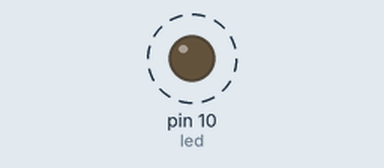
Bench run of a sketch on a simulated Arduino Uno, built with avr-gcc and run on an emulated ATmega328P. Shown: output pins drawn as LEDs (lit = HIGH). Dashed ring = blinking. What the sketch prints to the serial monitor is not drawn.

Above: at 0.5 s.
Timing chart, 0 to 4.7 s (numbered marks = the images above):
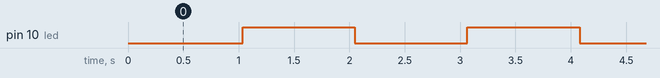

The sketch:

testmillis.ino
```cpp
int timecho = 1000;
unsigned long hientai=0;
unsigned long thoigian;
 int led=10;
void setup() {
  // put your setup code here, to run once:
  Serial.begin(9600);
  pinMode(led, OUTPUT);


}

void loop() {
  // put your main code here, to run repeatedly:
  thoigian=millis();
  Serial.print("Time: "); Serial.println(thoigian);

  if(thoigian - hientai >= timecho){
    hientai=millis();
    Serial.print("    ");
    Serial.print("hientai: ");
    Serial.print(hientai); Serial.print("  ");
    if(digitalRead(led)== LOW){
      digitalWrite(led,HIGH);
      Serial.println("DEN BAT");
    }
    else{
      digitalWrite(led, LOW);
      Serial.println("DEN OFF");

    }

  }

}
```

Measured:
- by itself, pin 10 (led): alternates HIGH for 1.0 s and LOW for 1.0 s
